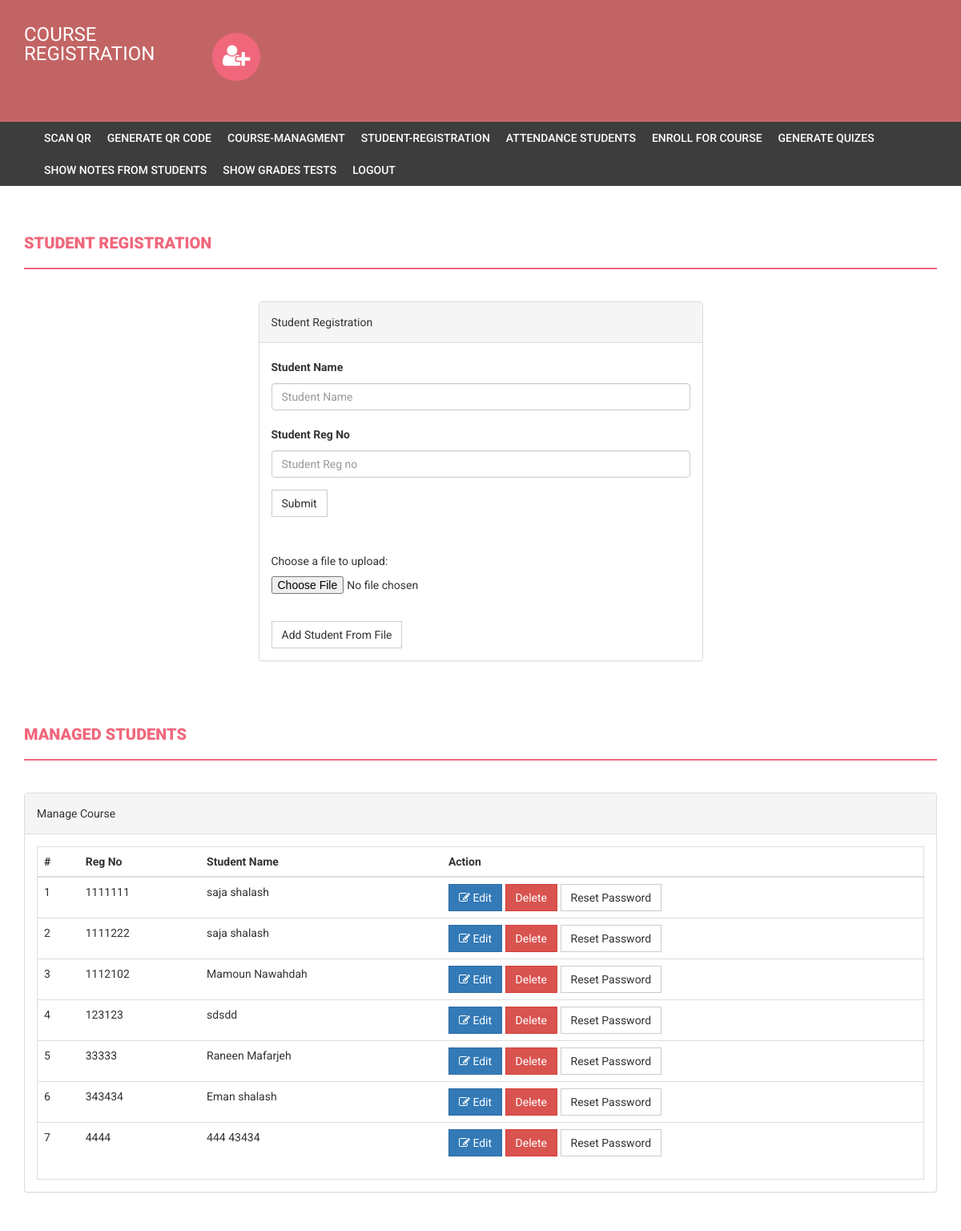
Page /student-registration.php (signed in) on the committed database.
### tables this page shows
CREATE TABLE `students` (
  `StudentRegno` varchar(255) NOT NULL,
  `password` varchar(255) NOT NULL,
  `studentName` varchar(255) NOT NULL
);

### student-registration.php (the view, shortened to what this page needs)
<?php
if (strlen($_SESSION['alogin']) == 0) {
    header('location:index.php');
} else {
    ?>
<!DOCTYPE html>
<html xmlns="http://www.w3.org/1999/xhtml">
<head>
<link href="assets/css/bootstrap.css" rel="stylesheet" />
<link href="assets/css/font-awesome.css" rel="stylesheet" />
<link href="assets/css/style.css" rel="stylesheet" />
</head>
<body>
<?php include('includes/header.php');?>
<?php
if ($_SESSION['alogin'] != "") {
        include ('includes/menubar.php');
    }
    ?>
	<div class="content-wrapper">
		<div class="container">
			<div class="row">
				<div class="col-md-12">
					<h1 class="page-head-line">Student Registration</h1>
				</div>
			</div>
			<div class="row">
				<div class="col-md-3"></div>
				<div class="col-md-6">
					<div class="panel panel-default">
						<div class="panel-heading">Student Registration</div>
						<div class="panel-body">
							<form name="dept" method="post">
								<div class="form-group">
									<label for="studentname">Student Name </label> <input
										type="text" class="form-control" id="studentname"
										name="studentname" placeholder="Student Name" required />
								</div>
								<div class="form-group">
									<label for="studentregno">Student Reg No </label> <input
										type="text" class="form-control" id="studentregno"
										name="studentregno" onBlur="userAvailability()"
										placeholder="Student Reg no" required /> <span
								</div>
								<button type="submit" name="submit" id="submit"
									class="btn btn-default">Submit</button>
							</form>
							<p>
							<br>
							<form enctype="multipart/form-data"  method="POST">
Choose a file to upload: <input name="uploadedfile" type="file" /><br />
<button type="refat" name="refat" id="refat"
									class="btn btn-default">Add Student From File</button>
</form>
						</div>
					</div>
				</div>
			</div>
		</div>
		<div class="content-wrapper">
			<div class="container">
				<div class="row">
					<div class="col-md-12">
						<h1 class="page-head-line">Managed Students</h1>
					</div>
				</div>
				<div class="row">
					<div class="col-md-12">
						<div class="panel panel-default">
							<div class="panel-heading">Manage Course</div>
							<div class="panel-body">
								<div class="table-responsive table-bordered">
									<table class="table">
										<thead>
											<tr>
												<th>#</th>
												<th>Reg No</th>
												<th>Student Name</th>
												<th>Action</th>
											</tr>
										</thead>
										<tbody>
<?php
    $sql = mysql_query("select * from students");
    $cnt = 1;
    while ($row = mysql_fetch_array($sql)) {
        ?>
                                        <tr>
												<td><?php echo $cnt;?></td>
												<td><?php echo htmlentities($row['StudentRegno']);?></td>
												<td><?php echo htmlentities($row['studentName']);?></td>
												<td><a
													href="edit-student.php?id=<?php echo $row['StudentRegno']?>">
														<button class="btn btn-primary">
															<i class="fa fa-edit "></i> Edit
														</button>
												</a> <a
													href="student-registration.php?id=<?php echo $row['StudentRegno']?>&del=delete"
													onClick="return confirm('Are you sure you want to delete?')">
														<button class="btn btn-danger">Delete</button>
												</a> <a
													href="student-registration.php?id=<?php echo $row['StudentRegno']?>&pass=update"
													onClick="return confirm('Are you sure you want to reset password?')">
														<button type="submit" name="submit" id="submit"
															class="btn btn-default">Reset Password</button>
												</a></td>
											</tr>
<?php
        $cnt ++;
    }
    ?>
                                    </tbody>
									</table>
								</div>
							</div>
						</div>
					</div>
				</div>
			</div>
		</div>
	</div>
</body>
</html>
<?php } ?>

### assets/css/style.css (style rules this page uses)
body { font-family: 'Roboto', sans-serif; line-height: 30px; }
.content-wrapper { margin-top: 40px; min-height: 600px; padding-bottom: 60px; }
.page-head-line { font-weight: 900; padding-bottom: 20px; border-bottom: 2px solid #F0677C; text-transform: uppercase; color: #F0677C; font-size: 20px; margin-bottom: 40px; }
.btn { border-radius: 0px; -webkit-border-radius: 0px; -moz-border-radius: 0px; }

### rows in the picture
students: StudentRegno "1111111", studentName "saja shalash"
students: StudentRegno "1111222", studentName "saja shalash"
students: StudentRegno "1112102", studentName "Mamoun Nawahdah"
students: StudentRegno "123123", studentName "sdsdd"
students: StudentRegno "33333", studentName "Raneen Mafarjeh"
students: StudentRegno "343434", studentName "Eman shalash"
students: StudentRegno "4444", studentName "444 43434"
